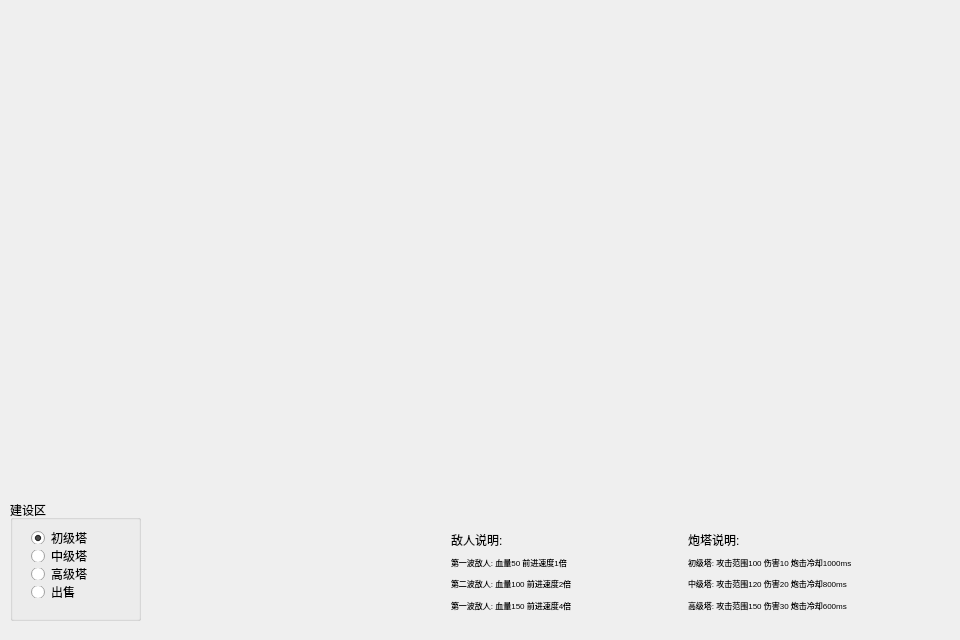
<?xml version="1.0" encoding="UTF-8"?>
<ui version="4.0">
 <class>MainWindow</class>
 <widget class="QMainWindow" name="MainWindow">
  <property name="geometry">
   <rect>
    <x>0</x>
    <y>0</y>
    <width>960</width>
    <height>640</height>
   </rect>
  </property>
  <property name="windowTitle">
   <string>NewGame</string>
  </property>
  <widget class="QWidget" name="centralWidget">
   <widget class="QWidget" name="widget" native="true">
    <property name="geometry">
     <rect>
      <x>0</x>
      <y>0</y>
      <width>960</width>
      <height>640</height>
     </rect>
    </property>
    <property name="minimumSize">
     <size>
      <width>960</width>
      <height>640</height>
     </size>
    </property>
    <property name="maximumSize">
     <size>
      <width>960</width>
      <height>640</height>
     </size>
    </property>
    <property name="autoFillBackground">
     <bool>false</bool>
    </property>
    <property name="styleSheet">
     <string notr="true"/>
    </property>
    <widget class="QGroupBox" name="groupBox">
     <property name="geometry">
      <rect>
       <x>10</x>
       <y>500</y>
       <width>131</width>
       <height>121</height>
      </rect>
     </property>
     <property name="title">
      <string>建设区</string>
     </property>
     <widget class="QWidget" name="layoutWidget">
      <property name="geometry">
       <rect>
        <x>10</x>
        <y>20</y>
        <width>78</width>
        <height>89</height>
       </rect>
      </property>
      <layout class="QVBoxLayout" name="verticalLayout">
       <item>
        <widget class="QRadioButton" name="Tower_a">
         <property name="text">
          <string>初级塔</string>
         </property>
         <property name="checked">
          <bool>true</bool>
         </property>
        </widget>
       </item>
       <item>
        <widget class="QRadioButton" name="Tower_b">
         <property name="text">
          <string>中级塔</string>
         </property>
        </widget>
       </item>
       <item>
        <widget class="QRadioButton" name="Tower_c">
         <property name="text">
          <string>高级塔</string>
         </property>
        </widget>
       </item>
       <item>
        <widget class="QRadioButton" name="Sell">
         <property name="text">
          <string>出售</string>
         </property>
        </widget>
       </item>
      </layout>
     </widget>
    </widget>
    <widget class="QWidget" name="layoutWidget">
     <property name="geometry">
      <rect>
       <x>440</x>
       <y>520</y>
       <width>490</width>
       <height>104</height>
      </rect>
     </property>
     <layout class="QHBoxLayout" name="horizontalLayout">
      <item>
       <layout class="QVBoxLayout" name="verticalLayout_2">
        <item>
         <widget class="QLabel" name="label">
          <property name="text">
           <string>敌人说明:</string>
          </property>
          <property name="alignment">
           <set>Qt::AlignLeading|Qt::AlignLeft|Qt::AlignTop</set>
          </property>
         </widget>
        </item>
        <item>
         <widget class="QLabel" name="label_2">
          <property name="text">
           <string>&lt;html&gt;&lt;head/&gt;&lt;body&gt;&lt;p&gt;&lt;span style=&quot; font-size:6pt;&quot;&gt;第一波敌人:  血量50    前进速度1倍&lt;/span&gt;&lt;/p&gt;&lt;/body&gt;&lt;/html&gt;</string>
          </property>
         </widget>
        </item>
        <item>
         <widget class="QLabel" name="label_3">
          <property name="text">
           <string>&lt;html&gt;&lt;head/&gt;&lt;body&gt;&lt;p&gt;&lt;span style=&quot; font-size:6pt;&quot;&gt;第二波敌人:  血量100  前进速度2倍&lt;/span&gt;&lt;/p&gt;&lt;/body&gt;&lt;/html&gt;</string>
          </property>
         </widget>
        </item>
        <item>
         <widget class="QLabel" name="label_4">
          <property name="text">
           <string>&lt;html&gt;&lt;head/&gt;&lt;body&gt;&lt;p&gt;&lt;span style=&quot; font-size:6pt;&quot;&gt;第一波敌人:  血量150  前进速度4倍&lt;/span&gt;&lt;/p&gt;&lt;/body&gt;&lt;/html&gt;</string>
          </property>
         </widget>
        </item>
       </layout>
      </item>
      <item>
       <layout class="QVBoxLayout" name="verticalLayout_3">
        <item>
         <widget class="QLabel" name="label_5">
          <property name="text">
           <string>炮塔说明:</string>
          </property>
         </widget>
        </item>
        <item>
         <widget class="QLabel" name="label_6">
          <property name="text">
           <string>&lt;html&gt;&lt;head/&gt;&lt;body&gt;&lt;p&gt;&lt;span style=&quot; font-size:6pt;&quot;&gt;初级塔: 攻击范围100 伤害10 炮击冷却1000ms&lt;/span&gt;&lt;/p&gt;&lt;/body&gt;&lt;/html&gt;</string>
          </property>
         </widget>
        </item>
        <item>
         <widget class="QLabel" name="label_7">
          <property name="text">
           <string>&lt;html&gt;&lt;head/&gt;&lt;body&gt;&lt;p&gt;&lt;span style=&quot; font-size:6pt;&quot;&gt;中级塔: 攻击范围120 伤害20 炮击冷却800ms&lt;/span&gt;&lt;/p&gt;&lt;/body&gt;&lt;/html&gt;</string>
          </property>
         </widget>
        </item>
        <item>
         <widget class="QLabel" name="label_8">
          <property name="enabled">
           <bool>true</bool>
          </property>
          <property name="text">
           <string>&lt;html&gt;&lt;head/&gt;&lt;body&gt;&lt;p&gt;&lt;span style=&quot; font-size:6pt;&quot;&gt;高级塔: 攻击范围150 伤害30 炮击冷却600ms&lt;/span&gt;&lt;/p&gt;&lt;/body&gt;&lt;/html&gt;</string>
          </property>
         </widget>
        </item>
       </layout>
      </item>
     </layout>
    </widget>
   </widget>
  </widget>
 </widget>
 <layoutdefault spacing="6" margin="11"/>
 <resources/>
 <connections/>
</ui>
